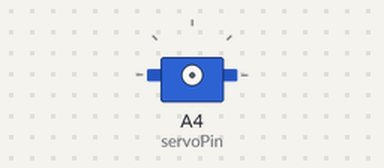
Simulated run of this sketch. Board: Arduino Uno, built with avr-gcc and run on an emulated ATmega328P. On the bench: servo. What the sketch prints to the serial monitor is not drawn.

Above: at 0.15 s.
At 1.35 s:
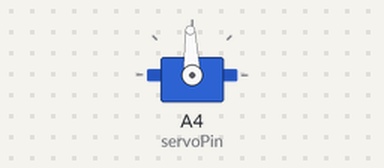
At 2.55 s:
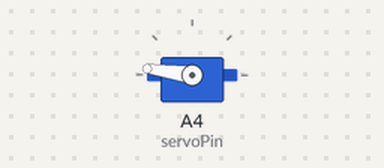
At 5.0 s:
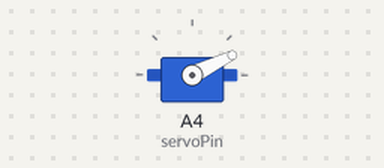
Timing chart, 0 to 6.8 s (numbered marks = the images above):
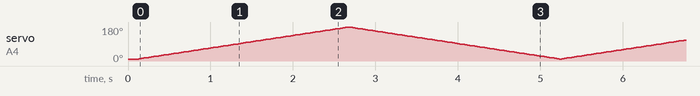

The sketch:

TUTORIAL_SERVO_2.ino
```cpp
/*
   TUTORIAL SERVO PADA ARDUINO
   MENGGERAKKAN SERVO DENGAN KECEPATAN

   Pinout  :
   Kabel coklat servo -> GND
   Kabel coklat merah -> VCC
   Kabel coklat kuning -> SDA (atau A4)


*/

#include <Servo.h>
int servoPin = A4;
int angle = 10;

Servo servo;

int servoAngle = 0;

void setup() {
  Serial.begin(115200); //memulai komunikasi serial pada baud rate 115200
  delay(100);
  Serial.println("Menggerakkan servo pada Arduino");
  servo.attach(servoPin);
  servo.write(angle);


}

void loop() {
 // scan from 0 to 180 degrees
  for(angle = 10; angle < 180; angle++)
  {
    servo.write(angle);
    delay(15);
  }
  // now scan back from 180 to 0 degrees
  for(angle = 180; angle > 10; angle--)
  {
    servo.write(angle);
    delay(15);
  }
}
```
